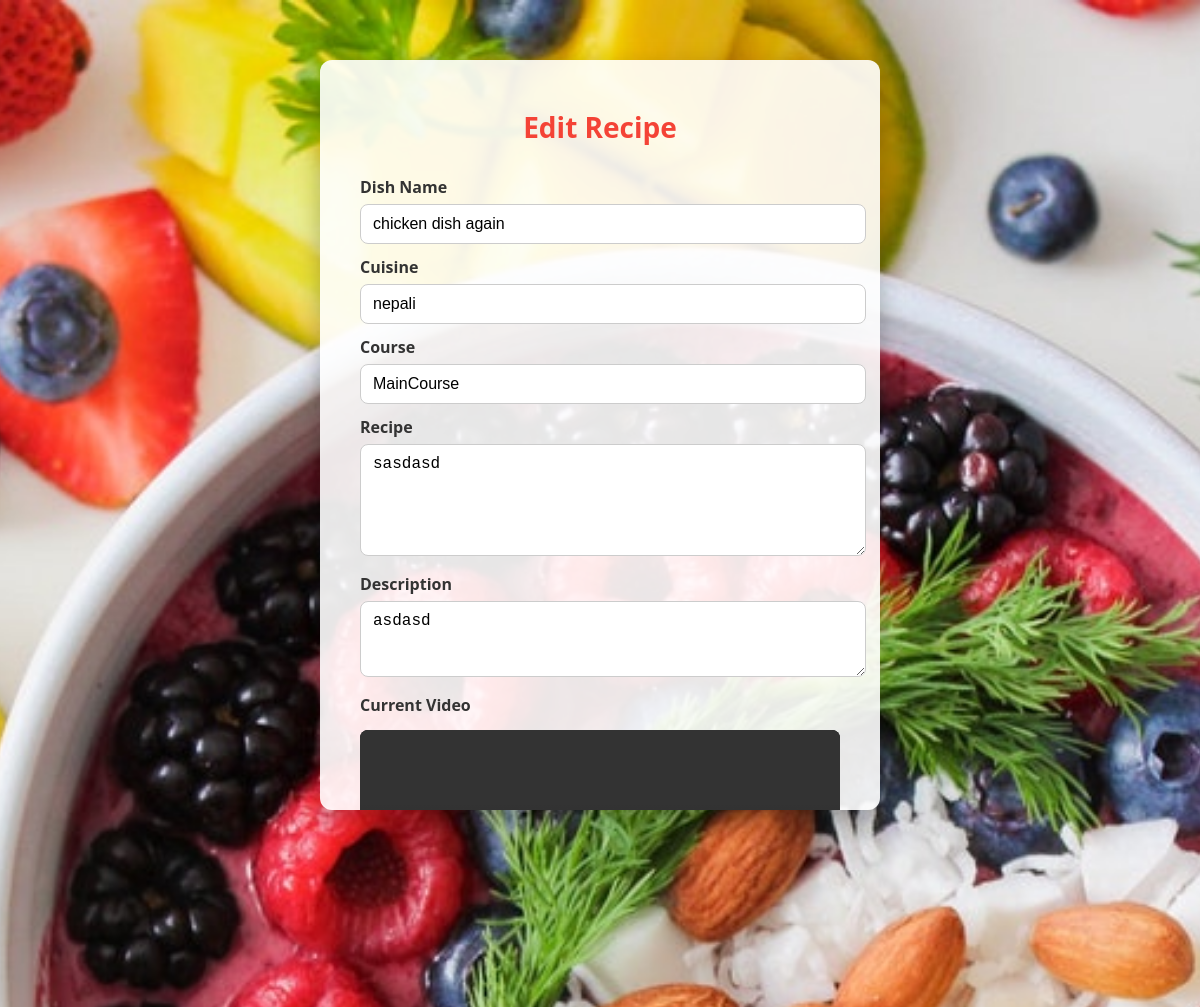
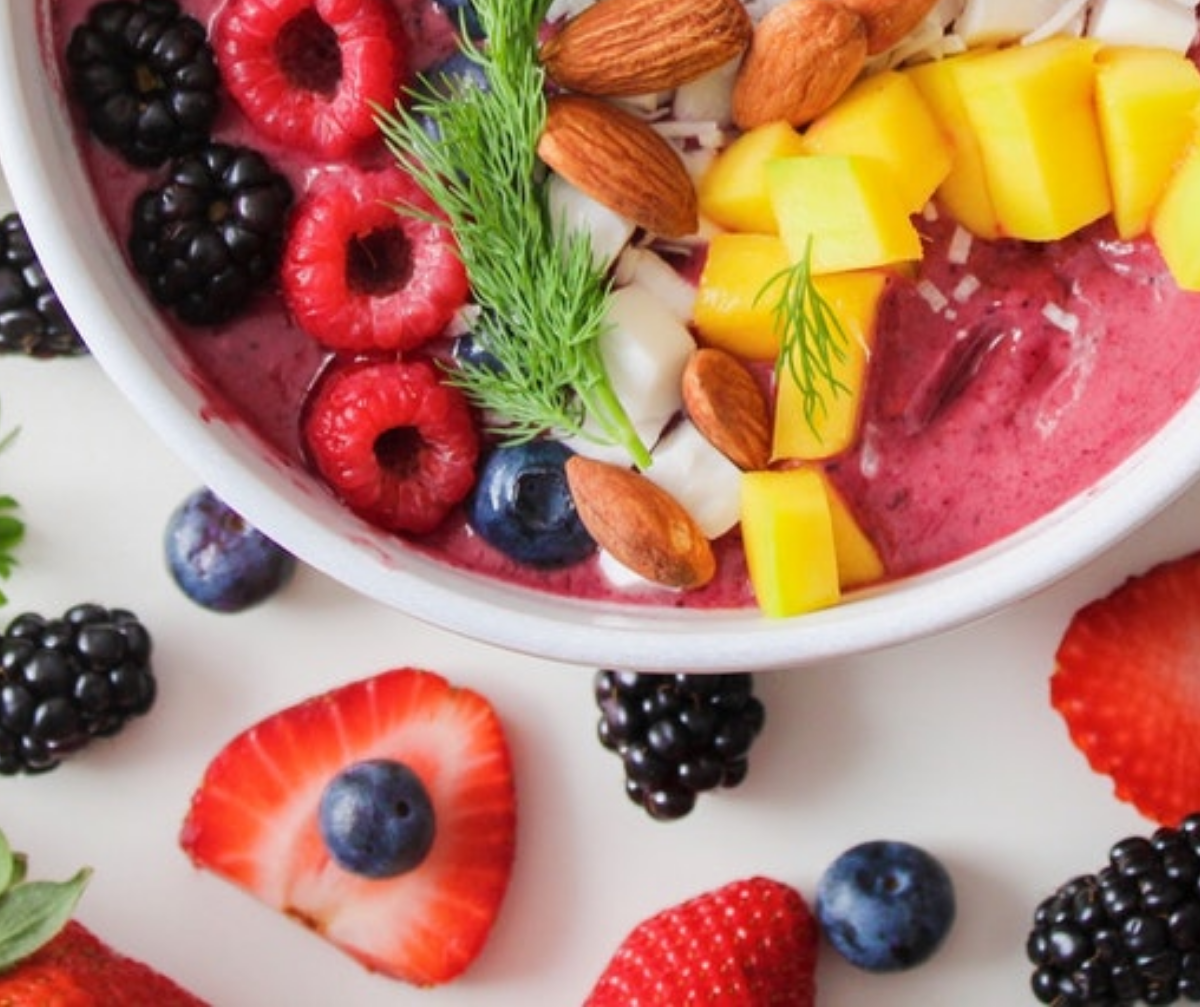
Screenshot of /modules/edit_recipe.php?id=49 (signed in) with the database file from the repository (2 pictures, top to bottom).
### tables this page shows
CREATE TABLE `videos` (
  `id` int(11) NOT NULL,
  `dname` varchar(30) NOT NULL,
  `cusine` varchar(20) NOT NULL,
  `course` varchar(20) NOT NULL,
  `videol` varchar(100) NOT NULL,
  `recepie` varchar(10000) NOT NULL,
  `description` varchar(1000) NOT NULL,
  `image` varchar(500) NOT NULL,
  `name` varchar(500) NOT NULL,
  `user_id` int(11) NOT NULL
);

### modules/edit_recipe.php (the view, shortened to what this page needs)
<?php
include('../assets/php/connection.php');
$userId = $_SESSION['id'];
$recipeId = isset($_GET['id']) ? intval($_GET['id']) : 0;
$stmt = $conn->prepare("SELECT dname, cusine, course, recepie, description, videol, image FROM videos WHERE id = ? AND user_id = ?");
$stmt->bind_param("ii", $recipeId, $userId);
$stmt->execute();
$result = $stmt->get_result();
$recipe = $result->fetch_assoc();
$recepie = base64_decode($recipe['recepie']);
$description = base64_decode($recipe['description']);
?>
<!DOCTYPE html>
<html lang="en">
<head>
    <link rel="stylesheet" href="https://cdnjs.cloudflare.com/ajax/libs/font-awesome/4.7.0/css/font-awesome.min.css" />
</head>
<body>
    <div class="fullBackground"></div>
    <div class="edit-card">
        <h2>Edit Recipe</h2>
        <form action="<?php echo BASE_URL; ?>assets/php/update_recipe.php" method="POST" enctype="multipart/form-data">
            <label for="dname">Dish Name</label>
            <input type="text" id="dname" name="dname" required value="<?php echo htmlspecialchars($recipe['dname']); ?>">
            <label for="cusine">Cuisine</label>
            <input type="text" id="cusine" name="cusine" required value="<?php echo htmlspecialchars($recipe['cusine']); ?>">
            <label for="course">Course</label>
            <input type="text" id="course" name="course" required value="<?php echo htmlspecialchars($recipe['course']); ?>">
            <label for="recepie">Recipe</label>
            <textarea id="recepie" name="recepie" rows="5" required><?php echo htmlspecialchars($recepie); ?></textarea>
            <label for="description">Description</label>
            <textarea id="description" name="description" rows="3"><?php echo htmlspecialchars($description); ?></textarea>
            <label>Current Video</label>
            <?php if ($recipe['videol']): ?>
                <video controls>
                    <source src="<?php echo htmlspecialchars($recipe['videol']); ?>" type="video/mp4" />
                </video>
            <?php else: ?>
                <p>No video uploaded.</p>
            <?php endif; ?>
        </form>
    </div>
</body>
</html>

### modules/edit_recipe.php (style rules this page uses)
.fullBackground { position: fixed; width: 100%; height: 100%; z-index: -1; top: 0; left: 0; background-size: cover; background-position: center center; }
.edit-card { width: 480px; padding: 25px 40px; background: rgba(255, 255, 255, 0.9); border-radius: 12px; box-shadow: 0 8px 24px rgba(0, 0, 0, 0.25); position: relative; margin: 60px auto; font-family: 'Segoe UI', Tahoma, Geneva, Verdana, sans-serif; max-height: 700px; overflow-y: auto; }
.edit-card h2 { text-align: center; color: #f44336; margin-bottom: 30px; font-weight: 700; font-size: 28px; }
.edit-card label { font-weight: 600; color: #333; display: block; margin-bottom: 6px; margin-top: 12px; }
.edit-card input[type="text"], .edit-card select, .edit-card textarea, .edit-card input[type="file"] { width: 100%; padding: 10px 12px; border: 1.5px solid #ccc; border-radius: 8px; font-size: 16px; transition: border-color 0.3s ease; resize: vertical; }
.edit-card video { width: 100%; max-height: 180px; margin-top: 8px; border-radius: 8px; background: #000; }

### rows the page displays
videos: dname "chicken dish again", cusine "nepali", course "MainCourse", recepie "sasdasd", description "asdasd"
